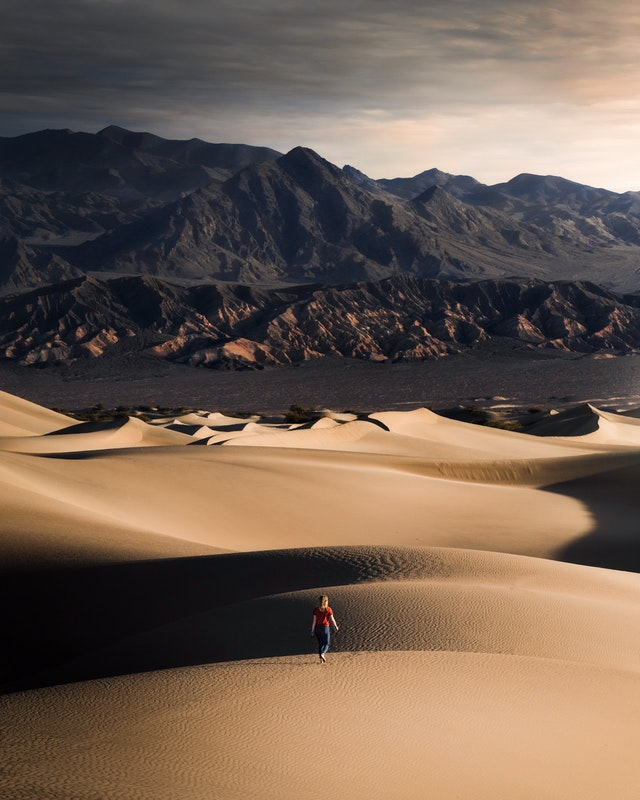
#> input picture Prototype/assets/f.jpg, 640 x 800 px
$ jupyter execute src.ipynb   (older library calls are emulated)
#> lines starting #> are read from the running program, lines starting #| are printed output that depends on the picture
[cell 1]
# Soft Color Segmentation Prorotype

# The Algorithme is composed of three stages
# 1. Color Unmixing
# 2. Matte Regularisation
# 3. Color Refinement

import cv2
from cv2.ximgproc import guidedFilter
import numpy as np
from scipy.stats import multivariate_normal
from scipy.spatial.distance import mahalanobis
import matplotlib.pyplot as plt
import math
import sys
import threading
import concurrent.futures

# Returns Per Pixel Vote Results And Winner Bin
def voteOnBin(img, gradient, representation_score, representation_threshold):
    # Voting on the bins
    votes_per_bin = {}
    votes = np.zeros((img.shape[0], img.shape[1], 1))
    nb_votes = 0
    for j in range(img.shape[0]):
        for i in range(img.shape[1]):
            if representation_score[j, i] < representation_threshold:
                continue
            binn = pow(math.e, -gradient[j,i]) * (1 - pow(math.e, -representation_score[j,i]))
            if isinstance(binn, np.ndarray):
                binn = binn[0]
            votes[j,i] = binn
            nb_votes += 1
            if binn in votes_per_bin:
                votes_per_bin[binn] += 1
            else:
                votes_per_bin[binn] = 1

    # Getting the most popular bin
    if nb_votes == 0:
        return -1, [], 0
    votes_per_bin = dict(sorted(votes_per_bin.items(), key=lambda item:item[1], reverse=True))
    winner_bin = list(votes_per_bin.items())[0][0]
    return (winner_bin, votes, nb_votes)

# Returns Pixels In Per Bin
def getPopularBinPixelCoords(votes, bin):
    # We Get All Pixels That Belong To The Bin
    coords = []
    for j in range(votes.shape[0]):
        for i in range(votes.shape[1]):
            if votes[j,i] == bin:
                coords.append((j, i))
    return coords

# Returns Seed Pixel from a bin
def getSeedPixel(img, coords, gradient, size=20):
    # Getting The Next Seed Pixel
    scores = []
    for pixel in coords:
        # 20x20 Kernel Limits
        lower_h = pixel[0]+size if pixel[1]+size < img.shape[1] else img.shape[1]-1
        higher_h = pixel[0]-size if pixel[1]-size >= 0 else 0

        lower_l = pixel[1]-size if pixel[1]-size > 0 else 0
        higher_l = pixel[1]+size if pixel[1]+size < img.shape[1] else img.shape[1]-1

        S = 0
        for j in range(lower_h, higher_h):
            for i in range(lower_l, higher_l):
                if votes[j,i] == winner_bin:
                    S += 1
        score = S*pow(math.e, -gradient[pixel])
    scores.append(score)

    # Getting The Pixel Coordinates With The Higher Score
    seed_coords = coords[np.argmax(scores)]
    return seed_coords

# Returns distribution parameters
def estimateDistribution(img, seed_coords, size=20):
    # Distribution Estimation
    lower_h = seed_coords[0]+size if seed_coords[0]+size < img.shape[1] else img.shape[1]-1
    higher_h = seed_coords[0]-size if seed_coords[0]-size >= 0 else 0

    lower_l = seed_coords[1]-size if seed_coords[1]-size > 0 else 0
    higher_l = seed_coords[1]+size if seed_coords[1]+size < img.shape[1] else img.shape[1]-1

    patch = img[higher_h:lower_h, lower_l:higher_l]
    #dist_weights = guidedFilter(patch, patch, 20, 0.09)

    mean_vector = np.mean(patch.reshape(-1, 3), axis=0)
    covariance_matrix = np.cov(patch.reshape(-1, 3), rowvar=False, bias=True)

    distribution = (mean_vector, covariance_matrix)
    return distribution

# Returns mahalanobis distance of image and distribution
def getMahalanobis(img, distribution, representation_score):
    Di = np.full((img.shape[0], img.shape[1]), 255)
    # Foreach Pixel
    for j in range(img.shape[0]):
        for i in range(img.shape[1]):
            # Inverting Covariance Matrix
            if np.linalg.cond(distribution[1]) < 1/sys.float_info.epsilon:
                inv_cov = np.linalg.inv(distribution[1])
            else:
                inv_cov = distribution[1]
            # Calculating mahalanobis distance
            Di[j,i] = np.minimum(representation_score[j,i], mahalanobis(img[j,i], distribution[0], inv_cov))
    return Di.astype(int)

#Reading Image
print('Reading Image...')
img = cv2.imread('assets/f.jpg')
#> img is the input picture: shape (800, 640, 3); mean B, G, R 83.3, 96.5, 114.4
# [6 lines of commented-out code are left out]
seeds = []
alpha_layers = []
color_layers = []
distributions = []
representation_scores = []
representation_threshold = 25

#Calculating image gradient
print('Calculating Gradient...')
img_gray = cv2.cvtColor(img, cv2.COLOR_BGR2GRAY)
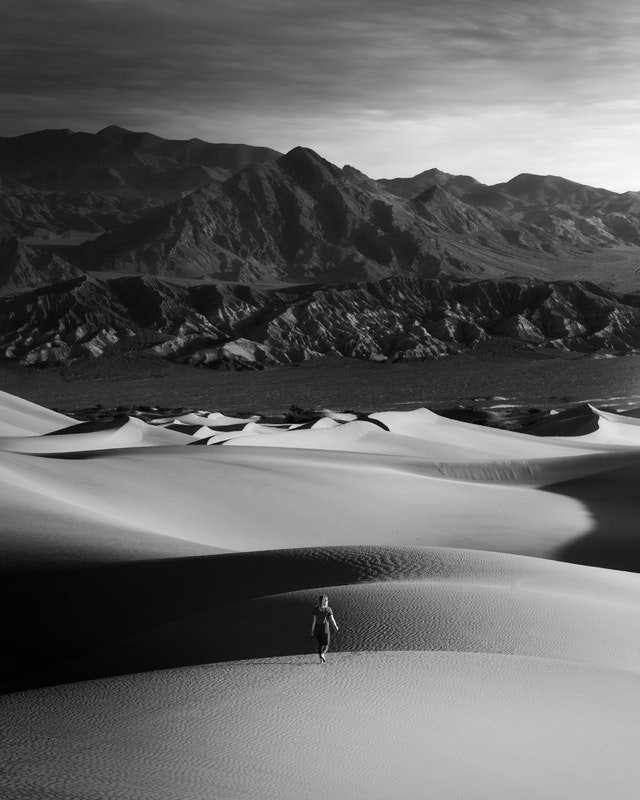
#> img_gray: shape (800, 640); min 0, max 250, mean 100.3
laplacian = cv2.Laplacian(img_gray,cv2.CV_64F)
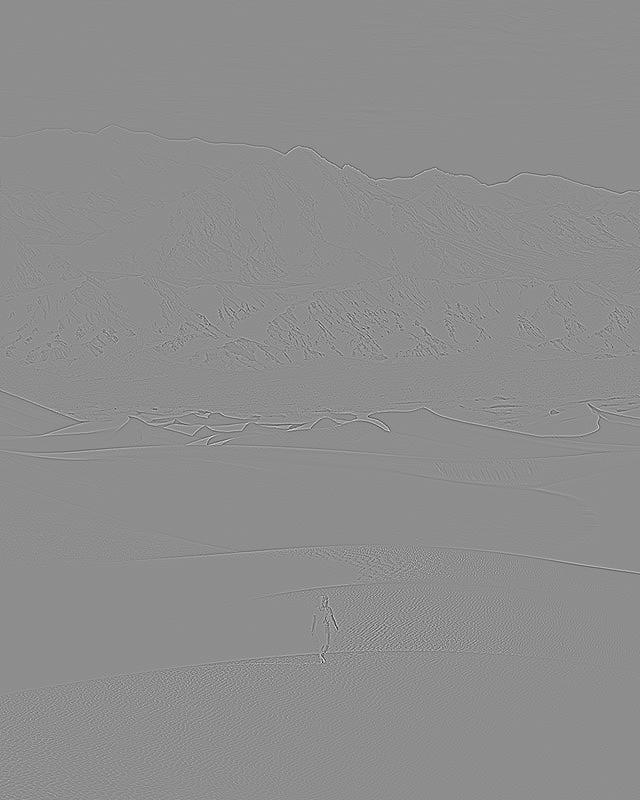
#> laplacian: shape (800, 640) float64; min -446, max 356, mean 0; drawn with min black and max white

#Initialization
print('Initializing Layers...')
alpha_layers.append(np.ones((img.shape[0], img.shape[1], 1)))
color_layers.append(np.copy(img))
representation_scores.append(np.full((img.shape[0], img.shape[1], 1), 255))

[cell 2]
# Getting Votes + Most Popular Bin
print('Voting On Bin...')
winner_bin, votes, nb_votes = voteOnBin(img, laplacian, representation_scores[-1], representation_threshold)
#> after the loop in voteOnBin, `for j in range(img.shape[0]):`: nb_votes = 512000; votes_per_bin = 498 items
#> in voteOnBin, `winner_bin = list(votes_per_bin.items())[0][0]`: winner_bin = 1
#> winner_bin = 1; nb_votes = 512000

# Getting Coordinates Of Pixels In The Winner Bin
print('Retreiving Pixel Coordinates...')
coords = getPopularBinPixelCoords(votes, winner_bin)
#> coords = 73336 items

# Getting The Next Seed Pixel
print('Finding Seed Pixel...')
seed_coords = getSeedPixel(img, coords, laplacian)
#> the loop in getSeedPixel, `for pixel in coords:` made 73336 passes
#> (pixel, higher_h, lower_l, higher_l) on passes 1 to 3: ((0, 3), 0, 0, 23), ((0, 4), 0, 0, 24), ((0, 5), 0, 0, 25)
#> in getSeedPixel, `seed_coords = coords[np.argmax(scores)]`: seed_coords = (0, 3)
#> seed_coords = (0, 3)
seeds.append(seed_coords)

# Getting Distribution Parameters
print('Estimating Distribution...')
distribution = estimateDistribution(img, seed_coords)
#> in estimateDistribution, `lower_h = seed_coords[0]+size if seed_coords[0]+size < img.shape[1] el..`: lower_h = 20
#> in estimateDistribution, `higher_h = seed_coords[0]-size if seed_coords[0]-size >= 0 else 0`: higher_h = 0
#> in estimateDistribution, `higher_l = seed_coords[1]+size if seed_coords[1]+size < img.shape[1] e..`: higher_l = 23
#> in estimateDistribution, `patch = img[higher_h:lower_h, lower_l:higher_l]`:
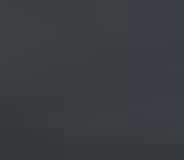
#> patch: shape (20, 23, 3) (shown 8 times larger); mean B, G, R 64.2, 59.9, 58.9
#> in estimateDistribution, `mean_vector = np.mean(patch.reshape(-1, 3), axis=0)`: mean_vector = [64.16, 59.92, 58.92]
#> in estimateDistribution, `covariance_matrix = np.cov(patch.reshape(-1, 3), rowvar=False, bias=Tr..`: covariance_matrix = [[5.48, 5.12, 5.12], [5.12, 4.96, 4.96], [5.12, 4.96, 4.96]]
#> in estimateDistribution, `distribution = (mean_vector, covariance_matrix)`: distribution = ([64.16, 59.92, 58.92], [[5.48, 5.12, 5.12], [5.12, 4.96, 4.96], [5.12, 4.96, 4.96]])
distributions.append(distribution)

[cell 3]
def estimateRepresentation(img, distributions, representation_score):
    # Getting the minimum mahalanobis distance
    minDi = getMahalanobis(img, distributions[-1], representation_score)
    return minDi

[cell 4]
representation_score = np.empty((img.shape[0], img.shape[1]))
# Multithreading
nb_threads = 4
step = math.ceil(img.shape[0]/nb_threads)
#> step = 200
with concurrent.futures.ThreadPoolExecutor(max_workers=4) as executor:
    increment = 0
    for index in range(nb_threads):
        start = increment
        finish = start+step if (start+step) <= img.shape[0] else img.shape[0]
        future = executor.submit(estimateRepresentation, img[start:finish,:], distributions, representation_scores[-1][start:finish,:])
        representation_score[start:finish,:] = future.result()
        increment += step
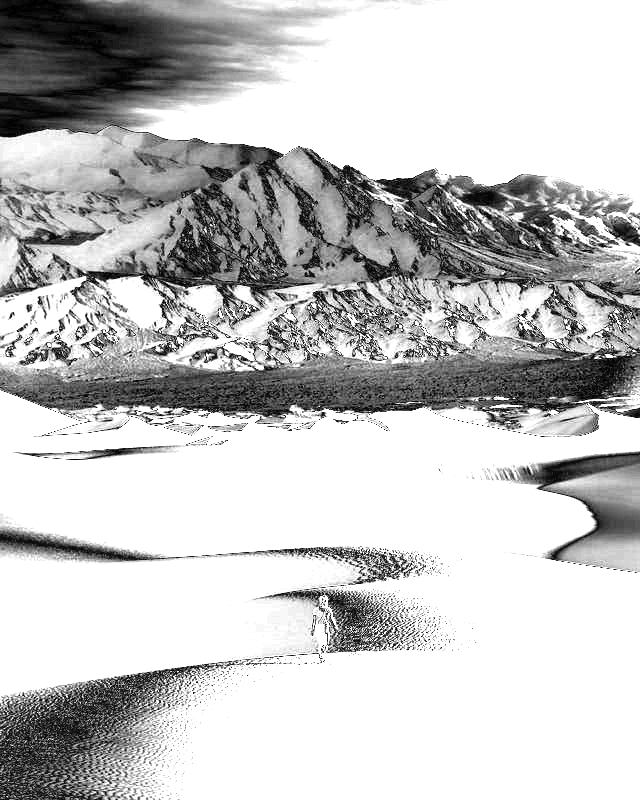
#> representation_score: shape (800, 640) float64; min 0, max 255, mean 196.1
#> after the loop, increment = 800

[cell 5]
cv2.imwrite('rep.png', representation_score)
#> Out = True
